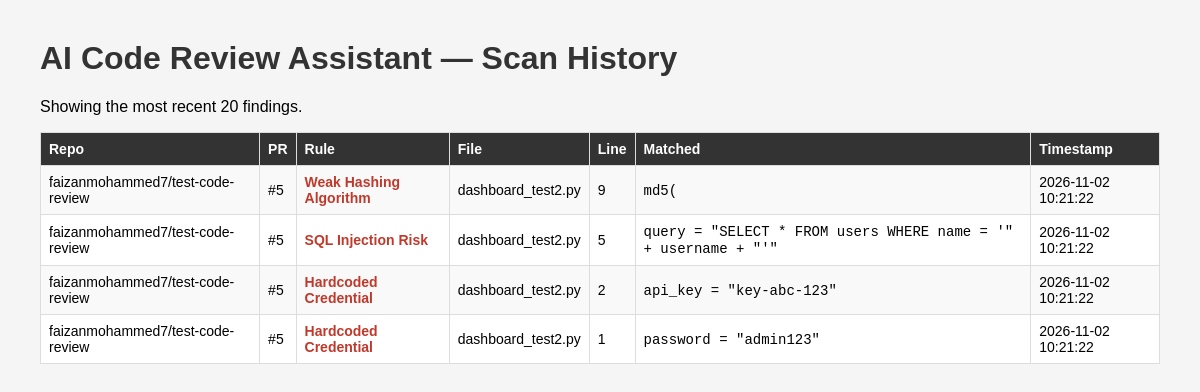
/dashboard, run on the app's committed database.
### tables this page shows
CREATE TABLE scans (
            id INTEGER PRIMARY KEY AUTOINCREMENT,
            repo TEXT,
            pr_number INTEGER,
            rule TEXT,
            file TEXT,
            line INTEGER,
            matched TEXT,
            timestamp DATETIME DEFAULT CURRENT_TIMESTAMP
        );

### app.py (the view)
@app.route("/dashboard")
def dashboard():
    scans = get_recent_scans()
    return render_template("dashboard.html", scans=scans)

### database.py (called while the page is built)
def get_recent_scans(limit=20):
    conn = sqlite3.connect(DB_PATH)
    c = conn.cursor()
    c.execute("SELECT repo, pr_number, rule, file, line, matched, timestamp FROM scans ORDER BY id DESC LIMIT ?", (limit,))
    rows = c.fetchall()
    conn.close()
    return rows

### templates/dashboard.html (shortened to what this page needs)
<!DOCTYPE html>
<html>
<head>
</head>
<body>
    <h1>AI Code Review Assistant — Scan History</h1>
    <p>Showing the most recent 20 findings.</p>
    <table>
        <tr>
            <th>Repo</th>
            <th>PR</th>
            <th>Rule</th>
            <th>File</th>
            <th>Line</th>
            <th>Matched</th>
            <th>Timestamp</th>
        </tr>
        {% for scan in scans %}
        <tr>
            <td>{{ scan[0] }}</td>
            <td>#{{ scan[1] }}</td>
            <td class="rule">{{ scan[2] }}</td>
            <td>{{ scan[3] }}</td>
            <td>{{ scan[4] }}</td>
            <td><code>{{ scan[5] }}</code></td>
            <td>{{ scan[6] }}</td>
        </tr>
        {% endfor %}
    </table>
</body>
</html>

### templates/dashboard.html (style rules this page uses)
body { font-family: Arial, sans-serif; margin: 40px; background: #f5f5f5; }
h1 { color: #333; }
table { border-collapse: collapse; width: 100%; background: white; }
th, td { border: 1px solid #ddd; padding: 8px; text-align: left; font-size: 14px; }
th { background: #333; color: white; }
tr:nth-child(even) { background: #f9f9f9; }
.rule { font-weight: bold; color: #c0392b; }

### data on the page
scans: repo "faizanmohammed7/test-code-review", pr_number "5", rule "Weak Hashing Algorithm", file "dashboard_test2.py", line "9", matched "md5(", timestamp "2026-11-02 10:21:22"
scans: repo "faizanmohammed7/test-code-review", pr_number "5", rule "SQL Injection Risk", file "dashboard_test2.py", line "5", matched "query = \"SELECT * FROM users WHERE name = '\" + username + \"'\"", timestamp "2026-11-02 10:21:22"
scans: repo "faizanmohammed7/test-code-review", pr_number "5", rule "Hardcoded Credential", file "dashboard_test2.py", line "2", matched "api_key = \"key-abc-123\"", timestamp "2026-11-02 10:21:22"
scans: repo "faizanmohammed7/test-code-review", pr_number "5", rule "Hardcoded Credential", file "dashboard_test2.py", line "1", matched "password = \"admin123\"", timestamp "2026-11-02 10:21:22"
